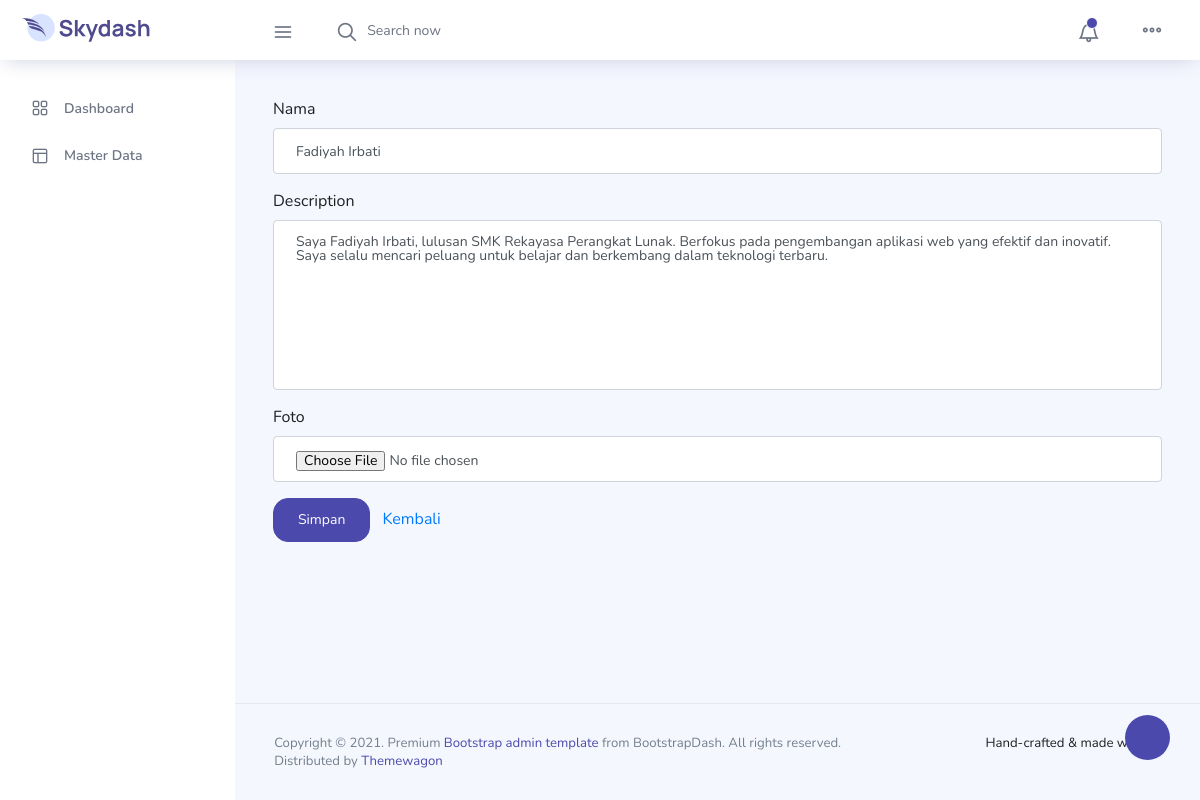
The page /admin/index.php?pg=member (signed in) on the database its author committed.
### tables this page shows
CREATE TABLE `member` (
  `id` int(11) NOT NULL,
  `nama` varchar(200) NOT NULL,
  `dsc` text NOT NULL,
  `foto` varchar(100) NOT NULL,
  `created_at` timestamp NOT NULL DEFAULT current_timestamp(),
  `updated_at` timestamp NOT NULL DEFAULT current_timestamp() ON UPDATE current_timestamp()
);

### admin/content/member.php (the view, shortened to what this page needs)
<?php
    $querymember = mysqli_query($koneksi, "SELECT * FROM member ORDER BY id DESC");
    $rowmember = mysqli_fetch_assoc($querymember);
?>
<form action="" method="post" enctype="multipart/form-data">
    <div class="mb-3">
        <label for="">Nama</label>
        <input value="<?= $rowmember['nama'] ?>" type="text" class="form-control" name="nama" placeholder="Nama" id="">
    </div>
    <div class="mb-3">
        <label for="">Description</label>
        <textarea type="text" class="form-control" rows="10" name="dsc" id=""><?= $rowmember['dsc'] ?></textarea>
    </div>
    <div class="mb-3">
        <label for="">Foto</label>
        <input value="<?= $rowmember['foto'] ?>" type="file" class="form-control" name="foto" id="">
    </div>
    <div class="mb-3">
        <input type="submit" class="btn btn-primary mr-2" name="simpan" value="Simpan">
        <a href="?pg=member">Kembali</a>
    </div>
</form>

### rows shown on the page
member: nama "Fadiyah Irbati", dsc "Saya Fadiyah Irbati, lulusan SMK Rekayasa Perangkat Lunak. Berfokus pada pengembangan aplikasi web yang efektif dan inovatif. Saya selalu mencari peluang untuk belajar dan berkembang dalam teknologi terbaru."
